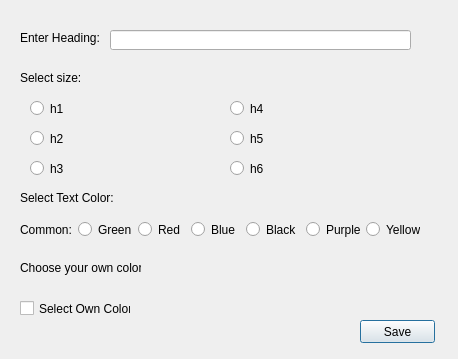
<?xml version="1.0" encoding="UTF-8"?>
<ui version="4.0">
 <class>headingWindow</class>
 <widget class="QDialog" name="headingWindow">
  <property name="geometry">
   <rect>
    <x>0</x>
    <y>0</y>
    <width>458</width>
    <height>359</height>
   </rect>
  </property>
  <property name="windowTitle">
   <string>Heading Details</string>
  </property>
  <property name="windowIcon">
   <iconset>
    <normaloff>../../Images/html-icon.png</normaloff>../../Images/html-icon.png</iconset>
  </property>
  <widget class="QPushButton" name="saveButton">
   <property name="geometry">
    <rect>
     <x>360</x>
     <y>320</y>
     <width>75</width>
     <height>23</height>
    </rect>
   </property>
   <property name="text">
    <string>Save</string>
   </property>
  </widget>
  <widget class="QLabel" name="label">
   <property name="geometry">
    <rect>
     <x>20</x>
     <y>30</y>
     <width>81</width>
     <height>16</height>
    </rect>
   </property>
   <property name="text">
    <string>Enter Heading:</string>
   </property>
  </widget>
  <widget class="QLineEdit" name="lineEdit">
   <property name="geometry">
    <rect>
     <x>110</x>
     <y>30</y>
     <width>301</width>
     <height>20</height>
    </rect>
   </property>
  </widget>
  <widget class="QLabel" name="label_2">
   <property name="geometry">
    <rect>
     <x>20</x>
     <y>70</y>
     <width>61</width>
     <height>16</height>
    </rect>
   </property>
   <property name="text">
    <string>Select size:</string>
   </property>
  </widget>
  <widget class="QRadioButton" name="radioButton">
   <property name="geometry">
    <rect>
     <x>30</x>
     <y>100</y>
     <width>82</width>
     <height>17</height>
    </rect>
   </property>
   <property name="text">
    <string>h1</string>
   </property>
  </widget>
  <widget class="QRadioButton" name="radioButton_2">
   <property name="geometry">
    <rect>
     <x>30</x>
     <y>130</y>
     <width>82</width>
     <height>17</height>
    </rect>
   </property>
   <property name="text">
    <string>h2</string>
   </property>
  </widget>
  <widget class="QRadioButton" name="radioButton_3">
   <property name="geometry">
    <rect>
     <x>30</x>
     <y>160</y>
     <width>82</width>
     <height>17</height>
    </rect>
   </property>
   <property name="text">
    <string>h3</string>
   </property>
  </widget>
  <widget class="QRadioButton" name="radioButton_4">
   <property name="geometry">
    <rect>
     <x>230</x>
     <y>100</y>
     <width>82</width>
     <height>17</height>
    </rect>
   </property>
   <property name="text">
    <string>h4</string>
   </property>
  </widget>
  <widget class="QRadioButton" name="radioButton_5">
   <property name="geometry">
    <rect>
     <x>230</x>
     <y>130</y>
     <width>82</width>
     <height>17</height>
    </rect>
   </property>
   <property name="text">
    <string>h5</string>
   </property>
  </widget>
  <widget class="QRadioButton" name="radioButton_6">
   <property name="geometry">
    <rect>
     <x>230</x>
     <y>160</y>
     <width>82</width>
     <height>17</height>
    </rect>
   </property>
   <property name="text">
    <string>h6</string>
   </property>
  </widget>
  <widget class="QWidget" name="layoutWidget">
   <property name="geometry">
    <rect>
     <x>20</x>
     <y>220</y>
     <width>400</width>
     <height>19</height>
    </rect>
   </property>
   <layout class="QHBoxLayout" name="horizontalLayout">
    <item>
     <widget class="QLabel" name="label_3">
      <property name="text">
       <string>Common:</string>
      </property>
     </widget>
    </item>
    <item>
     <widget class="QRadioButton" name="radioButton_7">
      <property name="text">
       <string>Green</string>
      </property>
     </widget>
    </item>
    <item>
     <widget class="QRadioButton" name="radioButton_8">
      <property name="text">
       <string>Red</string>
      </property>
     </widget>
    </item>
    <item>
     <widget class="QRadioButton" name="radioButton_10">
      <property name="text">
       <string>Blue</string>
      </property>
     </widget>
    </item>
    <item>
     <widget class="QRadioButton" name="radioButton_11">
      <property name="text">
       <string>Black</string>
      </property>
     </widget>
    </item>
    <item>
     <widget class="QRadioButton" name="radioButton_12">
      <property name="text">
       <string>Purple</string>
      </property>
     </widget>
    </item>
    <item>
     <widget class="QRadioButton" name="radioButton_9">
      <property name="text">
       <string>Yellow</string>
      </property>
     </widget>
    </item>
   </layout>
  </widget>
  <widget class="QLabel" name="label_4">
   <property name="geometry">
    <rect>
     <x>20</x>
     <y>190</y>
     <width>101</width>
     <height>16</height>
    </rect>
   </property>
   <property name="text">
    <string>Select Text Color:</string>
   </property>
  </widget>
  <widget class="QLabel" name="label_5">
   <property name="geometry">
    <rect>
     <x>20</x>
     <y>260</y>
     <width>121</width>
     <height>16</height>
    </rect>
   </property>
   <property name="text">
    <string>Choose your own color:</string>
   </property>
  </widget>
  <widget class="QCheckBox" name="checkBox">
   <property name="geometry">
    <rect>
     <x>20</x>
     <y>300</y>
     <width>111</width>
     <height>17</height>
    </rect>
   </property>
   <property name="text">
    <string>Select Own Color</string>
   </property>
  </widget>
 </widget>
 <resources/>
 <connections/>
</ui>
